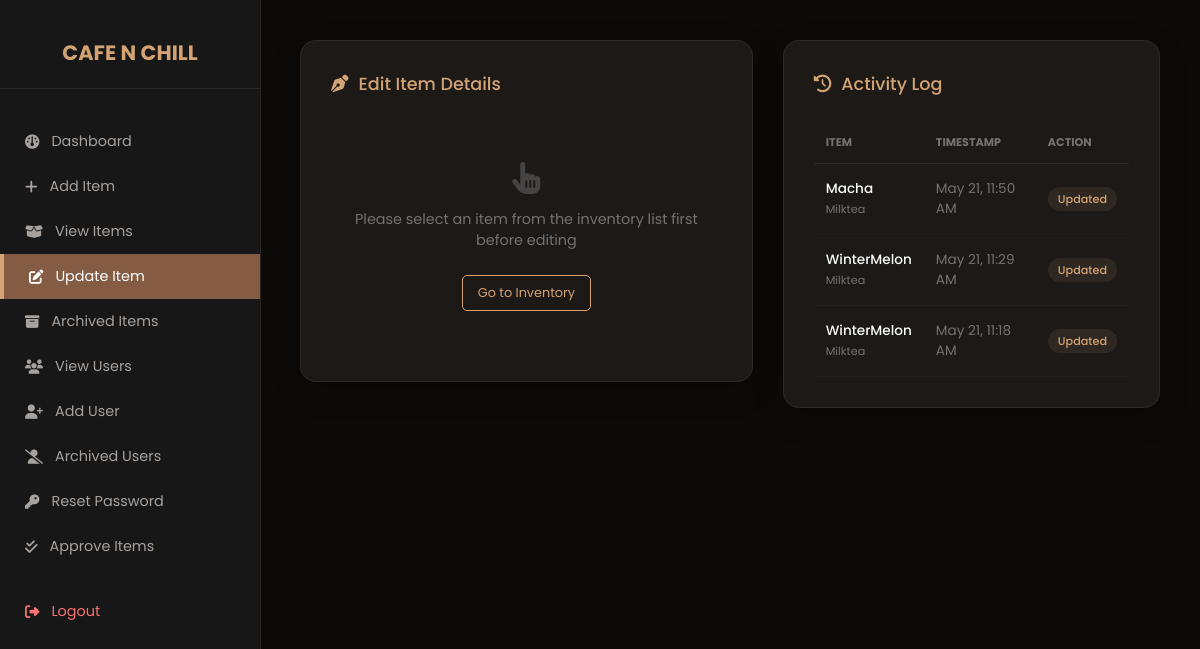
The app's page /admin/update_item.php (signed in) with its own data.
### tables this page shows
CREATE TABLE `items` (
  `id` int(11) NOT NULL,
  `name` varchar(100) DEFAULT NULL,
  `category` varchar(50) DEFAULT NULL,
  `quantity` int(11) DEFAULT NULL,
  `uom` varchar(50) NOT NULL,
  `cost_price` decimal(10,2) NOT NULL DEFAULT 0.00,
  `selling_price` decimal(10,2) NOT NULL DEFAULT 0.00,
  `price` decimal(10,2) NOT NULL DEFAULT 0.00,
  `description` text DEFAULT NULL,
  `status` enum('approved','archived') DEFAULT 'approved',
  `updated_at` timestamp NOT NULL DEFAULT current_timestamp() ON UPDATE current_timestamp()
);

### admin/update_item.php (the view, shortened to what this page needs)
<?php
include "../config/db.php";
$item = null;
$logs_query = "SELECT name, category, updated_at FROM items WHERE updated_at IS NOT NULL ORDER BY updated_at DESC LIMIT 6";
$logs_result = $conn->query($logs_query);
$page = basename($_SERVER['PHP_SELF']);
?>
<!DOCTYPE html>
<html lang="en">
<head>
    <link rel="stylesheet" href="https://cdnjs.cloudflare.com/ajax/libs/font-awesome/6.5.2/css/all.min.css">
</head>
<body>
<div class="sidebar">
    <h2>CAFE N CHILL</h2>
    <a href="admin_dashboard.php" class="<?= $page == 'admin_dashboard.php' ? 'active' : '' ?>"><i class="fa-solid fa-gauge"></i> Dashboard</a>
    <a href="add_item.php" class="<?= $page == 'add_item.php' ? 'active' : '' ?>"><i class="fa-solid fa-plus"></i> Add Item</a>
    <a href="view_items.php" class="<?= $page == 'view_items.php' ? 'active' : '' ?>"><i class="fa-solid fa-box-open"></i> View Items</a>
    <a href="update_item.php" class="<?= $page == 'update_item.php' ? 'active' : '' ?>"><i class="fa-solid fa-pen-to-square"></i> Update Item</a>
    <a href="archived_items.php" class="<?= $page == 'archived_items.php' ? 'active' : '' ?>"><i class="fa-solid fa-box-archive"></i> Archived Items</a>
    <a href="view_user.php" class="<?= $page == 'view_user.php' ? 'active' : '' ?>"><i class="fa-solid fa-users"></i> View Users</a>
    <a href="add_user.php" class="<?= $page == 'add_user.php' ? 'active' : '' ?>"><i class="fa-solid fa-user-plus"></i> Add User</a>
    <a href="archived_users.php" class="<?= $page == 'archived_users.php' ? 'active' : '' ?>"><i class="fa-solid fa-user-slash"></i> Archived Users</a>
    <a href="reset_password.php" class="<?= $page == 'reset_password.php' ? 'active' : '' ?>"><i class="fa-solid fa-key"></i> Reset Password</a>
    <a href="approve_item.php" class="<?= $page == 'approve_item.php' ? 'active' : '' ?>"><i class="fa-solid fa-check-double"></i> Approve Items</a>
    <a onclick="confirmLogout()" style="margin-top: 20px; color: #f87171; cursor: pointer;"><i class="fa-solid fa-right-from-bracket"></i> Logout</a>
</div>
<main class="main-content">
    <section class="glass-card">
        <div class="section-title">
            <i class="fa-solid fa-pen-nib"></i> Edit Item Details
        </div>
        <?php if($item): ?>
        <form method="POST">
            <input type="hidden" name="id" value="<?= $item['id']; ?>">
            <input type="hidden" name="current_quantity" value="<?= $item['quantity']; ?>">
            <div class="form-row">
                <div class="form-group">
                    <label>Item Name</label>
                    <input type="text" name="name" value="<?= htmlspecialchars($item['name']); ?>" required placeholder="e.g. Wintermelon">
                </div>
                <div class="form-group">
                    <label>Category</label>
                    <input type="text" name="category" value="<?= htmlspecialchars($item['category']); ?>" required placeholder="e.g. Milktea">
                </div>
            </div>
            <div class="form-row">
                <div class="form-group">
                    <label>Current Stock (Read-Only)</label>
                    <input type="number" value="<?= $item['quantity']; ?>" disabled>
                </div>
                <div class="form-group">
                    <label>Add Additional Stock</label>
                    <input type="number" name="added_stock" value="0" min="0" required placeholder="Enter amount to add">
                </div>
            </div>
            <div class="form-group">
    <label>Unit / Size Measurement (UOM)</label>
    <select name="uom" required>
        <option value="pcs" <?= (isset($item['uom']) && $item['uom'] == 'pcs') ? 'selected' : ''; ?>>Pieces (per piece) required</option>
        <option value="12oz" <?= (isset($item['uom']) && $item['uom'] == '12oz') ? 'selected' : ''; ?>>12 oz (Small Size)</option>
        <option value="16oz" <?= (isset($item['uom']) && $item['uom'] == '16oz') ? 'selected' : ''; ?>>16 oz (Medium Size)</option>
        <option value="22oz" <?= (isset($item['uom']) && $item['uom'] == '22oz') ? 'selected' : ''; ?>>22 oz (Large Size)</option>
    </select>
    </div>
            <div class="form-row">
                <div class="form-group">
                    <label>Cost Price / Capital (₱)</label>
                    <input type="number" step="0.01" name="cost_price" value="<?= isset($item['cost_price']) ? $item['cost_price'] : '0.00'; ?>" required placeholder="0.00">
                </div>
                <div class="form-group">
                    <label>Selling Price / Retail (₱)</label>
                    <input type="number" step="0.01" name="selling_price" value="<?= isset($item['selling_price']) ? $item['selling_price'] : '0.00'; ?>" required placeholder="0.00">
                </div>
            </div>
            <div class="form-group">
                <label>Description</label>
                <textarea name="description" rows="3" placeholder="Enter item description here..."><?= isset($item['description']) ? htmlspecialchars($item['description']) : ''; ?></textarea>
            </div>
            <button type="submit" name="update" class="btn-update">
                <i class="fa-solid fa-floppy-disk"></i> Save Changes
            </button>
        </form>
        <?php else: ?>
            <div style="text-align: center; padding: 40px 0;">
                <i class="fa-solid fa-hand-pointer" style="font-size: 2rem; color: #444; margin-bottom: 15px; display: block;"></i>
                <p style="color: #737373; font-size: 0.9rem;">Please select an item from the inventory list first before editing</p>
                <a href="view_items.php" style="color: var(--cream-accent); text-decoration: none; font-size: 0.8rem; border: 1px solid var(--cream-accent); padding: 8px 15px; border-radius: 5px; display: inline-block; margin-top: 10px;">Go to Inventory</a>
            </div>
        <?php endif; ?>
    </section>
    <section class="glass-card">
        <div class="section-title">
            <i class="fa-solid fa-clock-rotate-left"></i> Activity Log
        </div>
        <table class="log-table">
            <thead>
                <tr>
                    <th>Item</th>
                    <th>Timestamp</th>
                    <th>Action</th>
                </tr>
            </thead>
            <tbody>
                <?php while($log = $logs_result->fetch_assoc()): ?>
                <tr>
                    <td>
                        <span style="display:block; font-weight: 500;"><?= htmlspecialchars($log['name']); ?></span>
                        <span style="font-size: 0.7rem; color: #737373;"><?= htmlspecialchars($log['category']); ?></span>
                    </td>
                    <td class="time-col"><?= date('M d, h:i A', strtotime($log['updated_at'])); ?></td>
                    <td><span class="status-badge">Updated</span></td>
                </tr>
                <?php endwhile; ?>
            </tbody>
        </table>
    </section>
</main>
</body>
</html>

### admin/update_item.php (style rules this page uses)
:root { --bg-color: #0c0a09; --sidebar-color: #171717; --coffee-brown: #845c44; --cream-accent: #d4a373; --text-light: #fafaf9; --card-bg: #1c1917; --input-bg: #262626; --border-color: rgba(212, 163, 115, 0.1); }
body { margin: 0; font-family: 'Poppins', sans-serif; background: var(--bg-color); color: var(--text-light); display: flex; min-height: 100vh; }
.sidebar { width: 260px; height: 100vh; background: var(--sidebar-color); position: fixed; padding-top: 20px; border-right: 1px solid rgba(132, 92, 68, 0.2); overflow-y: auto; }
.sidebar h2 { color: var(--cream-accent); text-align: center; font-size: 1.3rem; margin-bottom: 30px; border-bottom: 1px solid rgba(212, 163, 115, 0.1); padding-bottom: 20px; }
.sidebar a { display: flex; align-items: center; gap: 12px; color: #a8a29e; padding: 12px 25px; text-decoration: none; font-size: 0.9rem; transition: 0.3s; cursor: pointer; }
.sidebar a.active { background: var(--coffee-brown); color: white; border-left: 4px solid var(--cream-accent); }
.main-content { margin-left: 260px; padding: 40px; width: 100%; display: grid; grid-template-columns: 1.2fr 1fr; gap: 30px; align-items: start; box-sizing: border-box; }
.glass-card { background: var(--card-bg); padding: 30px; border-radius: 16px; border: 1px solid var(--border-color); box-shadow: 0 10px 30px rgba(0,0,0,0.2); }
.section-title { font-size: 1.1rem; color: var(--cream-accent); margin-bottom: 25px; display: flex; align-items: center; gap: 10px; font-weight: 500; }
.log-table { width: 100%; border-collapse: collapse; }
.log-table th { text-align: left; font-size: 0.7rem; color: #737373; text-transform: uppercase; padding: 12px; border-bottom: 1px solid var(--border-color); }
.log-table td { padding: 15px 12px; font-size: 0.85rem; border-bottom: 1px solid rgba(255,255,255,0.03); }
.status-badge { background: rgba(212, 163, 115, 0.1); color: var(--cream-accent); padding: 4px 10px; border-radius: 20px; font-size: 0.7rem; font-weight: 500; }
.time-col { color: #737373; font-size: 0.8rem; }

### records on screen
items: name "Macha", category "Milktea", updated_at "May 21, 11:50 AM"
items: name "WinterMelon", category "Milktea", updated_at "May 21, 11:29 AM"
items: name "WinterMelon", category "Milktea", updated_at "May 21, 11:18 AM"
